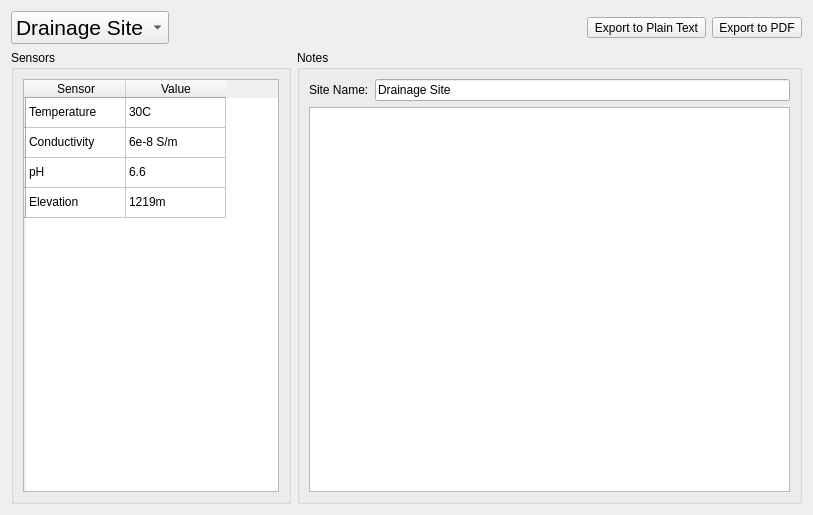
<?xml version="1.0" encoding="UTF-8"?>
<ui version="4.0">
 <class>ScienceWidget</class>
 <widget class="QWidget" name="ScienceWidget">
  <property name="geometry">
   <rect>
    <x>0</x>
    <y>0</y>
    <width>813</width>
    <height>515</height>
   </rect>
  </property>
  <property name="windowTitle">
   <string>Form</string>
  </property>
  <layout class="QVBoxLayout" name="verticalLayout_5">
   <item>
    <layout class="QHBoxLayout" name="horizontalLayout_2">
     <item>
      <widget class="QComboBox" name="chooseSiteComboBox">
       <property name="font">
        <font>
         <pointsize>16</pointsize>
        </font>
       </property>
       <item>
        <property name="text">
         <string>Drainage Site</string>
        </property>
       </item>
       <item>
        <property name="text">
         <string>Shaded Area</string>
        </property>
       </item>
       <item>
        <property name="text">
         <string>Silt Deposit</string>
        </property>
       </item>
      </widget>
     </item>
     <item>
      <spacer name="horizontalSpacer">
       <property name="orientation">
        <enum>Qt::Horizontal</enum>
       </property>
       <property name="sizeHint" stdset="0">
        <size>
         <width>40</width>
         <height>20</height>
        </size>
       </property>
      </spacer>
     </item>
     <item>
      <widget class="QToolButton" name="exportPlainTextButton">
       <property name="sizePolicy">
        <sizepolicy hsizetype="Maximum" vsizetype="Fixed">
         <horstretch>0</horstretch>
         <verstretch>0</verstretch>
        </sizepolicy>
       </property>
       <property name="text">
        <string>Export to Plain Text</string>
       </property>
       <property name="icon">
        <iconset resource="../Resources/Icons/Icons.qrc">
         <normaloff>:/Icons/text-document.png</normaloff>:/Icons/text-document.png</iconset>
       </property>
       <property name="iconSize">
        <size>
         <width>32</width>
         <height>32</height>
        </size>
       </property>
      </widget>
     </item>
     <item>
      <widget class="QToolButton" name="exportPdfButton">
       <property name="sizePolicy">
        <sizepolicy hsizetype="Maximum" vsizetype="Fixed">
         <horstretch>0</horstretch>
         <verstretch>0</verstretch>
        </sizepolicy>
       </property>
       <property name="text">
        <string>Export to PDF</string>
       </property>
       <property name="icon">
        <iconset resource="../Resources/Icons/Icons.qrc">
         <normaloff>:/Icons/pdf.png</normaloff>:/Icons/pdf.png</iconset>
       </property>
       <property name="iconSize">
        <size>
         <width>32</width>
         <height>32</height>
        </size>
       </property>
      </widget>
     </item>
    </layout>
   </item>
   <item>
    <layout class="QHBoxLayout" name="horizontalLayout_3">
     <item>
      <layout class="QVBoxLayout" name="verticalLayout_4">
       <item>
        <widget class="QGroupBox" name="groupBox_2">
         <property name="sizePolicy">
          <sizepolicy hsizetype="Maximum" vsizetype="Preferred">
           <horstretch>0</horstretch>
           <verstretch>0</verstretch>
          </sizepolicy>
         </property>
         <property name="title">
          <string>Sensors</string>
         </property>
         <layout class="QVBoxLayout" name="verticalLayout_2">
          <item>
           <widget class="QTableWidget" name="sensorDataTable">
            <property name="sizePolicy">
             <sizepolicy hsizetype="Expanding" vsizetype="Expanding">
              <horstretch>0</horstretch>
              <verstretch>0</verstretch>
             </sizepolicy>
            </property>
            <property name="minimumSize">
             <size>
              <width>256</width>
              <height>0</height>
             </size>
            </property>
            <row>
             <property name="text">
              <string/>
             </property>
            </row>
            <row>
             <property name="text">
              <string/>
             </property>
            </row>
            <row>
             <property name="text">
              <string/>
             </property>
            </row>
            <row>
             <property name="text">
              <string/>
             </property>
            </row>
            <column>
             <property name="text">
              <string>Sensor</string>
             </property>
            </column>
            <column>
             <property name="text">
              <string>Value</string>
             </property>
            </column>
            <item row="0" column="0">
             <property name="text">
              <string>Temperature</string>
             </property>
            </item>
            <item row="0" column="1">
             <property name="text">
              <string>30C</string>
             </property>
            </item>
            <item row="1" column="0">
             <property name="text">
              <string>Conductivity</string>
             </property>
            </item>
            <item row="1" column="1">
             <property name="text">
              <string>6e-8 S/m</string>
             </property>
            </item>
            <item row="2" column="0">
             <property name="text">
              <string>pH</string>
             </property>
            </item>
            <item row="2" column="1">
             <property name="text">
              <string>6.6</string>
             </property>
            </item>
            <item row="3" column="0">
             <property name="text">
              <string>Elevation</string>
             </property>
            </item>
            <item row="3" column="1">
             <property name="text">
              <string>1219m</string>
             </property>
            </item>
           </widget>
          </item>
         </layout>
        </widget>
       </item>
      </layout>
     </item>
     <item>
      <widget class="QGroupBox" name="groupBox">
       <property name="title">
        <string>Notes</string>
       </property>
       <layout class="QVBoxLayout" name="verticalLayout">
        <item>
         <layout class="QHBoxLayout" name="horizontalLayout">
          <item>
           <widget class="QLabel" name="label">
            <property name="text">
             <string>Site Name:</string>
            </property>
           </widget>
          </item>
          <item>
           <widget class="QLineEdit" name="lineEdit">
            <property name="text">
             <string>Drainage Site</string>
            </property>
           </widget>
          </item>
         </layout>
        </item>
        <item>
         <widget class="QPlainTextEdit" name="notesTextEdit">
          <property name="plainText">
           <string/>
          </property>
         </widget>
        </item>
       </layout>
      </widget>
     </item>
    </layout>
   </item>
  </layout>
 </widget>
 <resources>
  <include location="../Resources/Icons/Icons.qrc"/>
 </resources>
 <connections/>
</ui>
